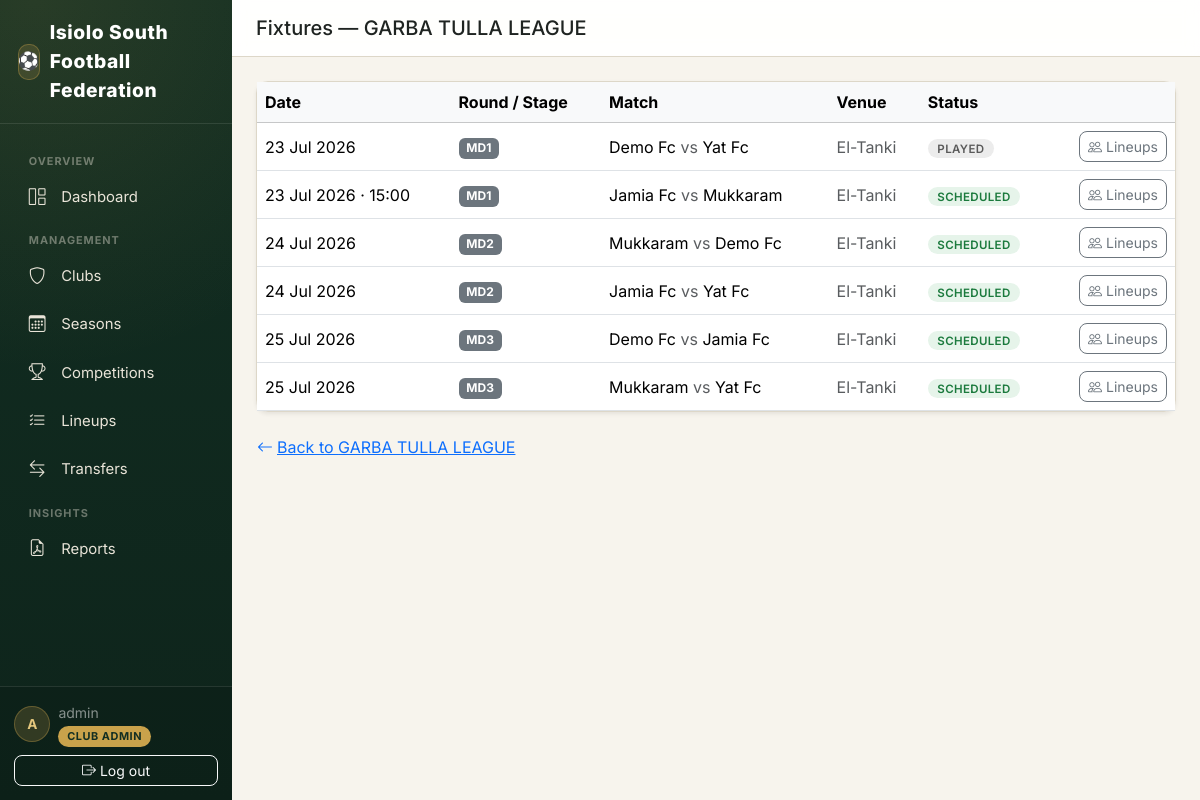
The app's page /fixtures/competition/2/ (signed in), older data.
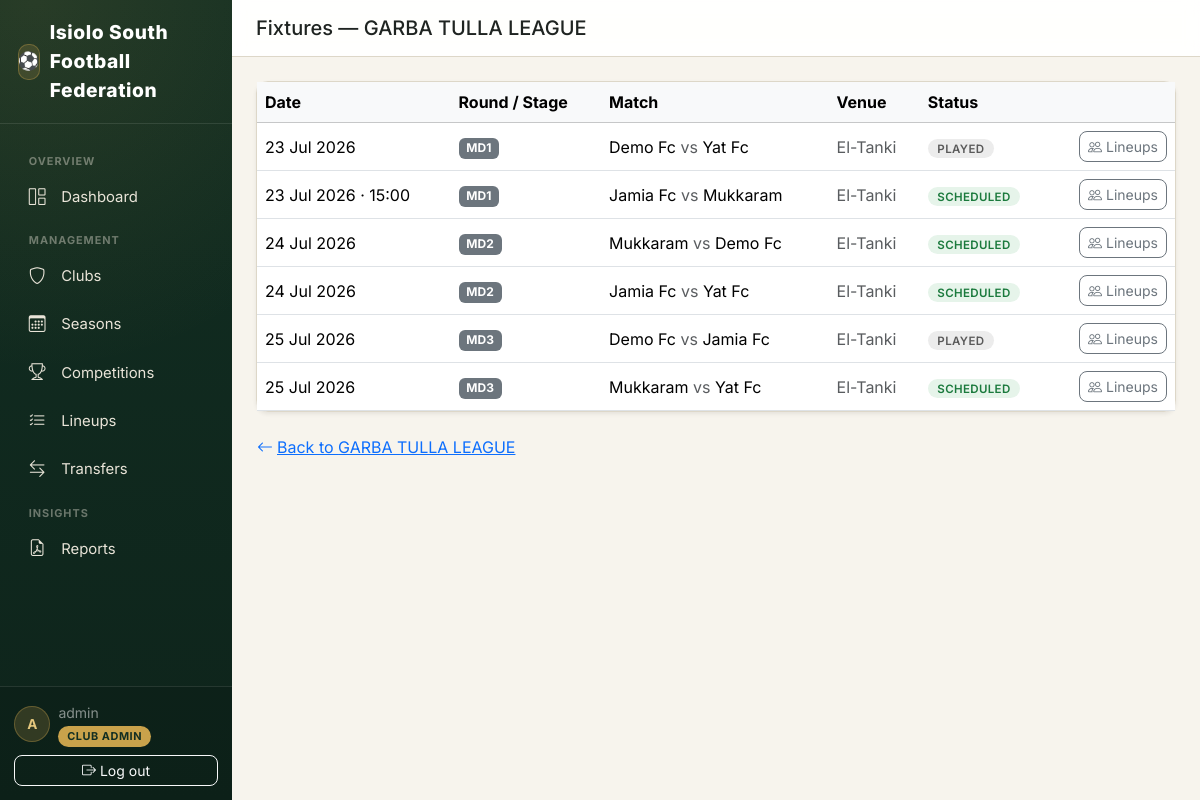
The same page, newer data.
### fixtures/models.py (models this page shows, shortened)
class Fixture(models.Model):
    class Status(models.TextChoices):
        SCHEDULED = "SCHEDULED", "Scheduled"
        PLAYED = "PLAYED", "Played"
        POSTPONED = "POSTPONED", "Postponed"
        CANCELLED = "CANCELLED", "Cancelled"
    class Leg(models.IntegerChoices):
        FIRST = 1, "First leg"
        SECOND = 2, "Second leg"
    competition = models.ForeignKey(Competition, on_delete=models.CASCADE, related_name="fixtures")
    group = models.ForeignKey(
        Group, on_delete=models.CASCADE, null=True, blank=True, related_name="fixtures",
        help_text="Set only for group-stage fixtures within a Group + Knockout competition.",
    )
    knockout_fixture = models.OneToOneField(
        KnockoutFixture, on_delete=models.CASCADE, null=True, blank=True, related_name="match",
        help_text="Set only when this fixture fulfils a knockout bracket slot.",
    )
    home_team = models.ForeignKey(
        CompetitionTeam, on_delete=models.CASCADE, related_name="home_fixtures"
    )
    away_team = models.ForeignKey(
        CompetitionTeam, on_delete=models.CASCADE, related_name="away_fixtures"
    )
    round_number = models.PositiveSmallIntegerField(
        null=True, blank=True, help_text="League/group round number, e.g. Matchday 1, 2, 3..."
    )
    leg = models.PositiveSmallIntegerField(choices=Leg.choices, default=Leg.FIRST)
    match_date = models.DateField(null=True, blank=True)
    kickoff_time = models.TimeField(null=True, blank=True)
    venue = models.CharField(max_length=150, blank=True)
    status = models.CharField(max_length=20, choices=Status.choices, default=Status.SCHEDULED)
    created_at = models.DateTimeField(auto_now_add=True)
    class Meta:
        ordering = ["match_date", "kickoff_time", "id"]
    @property
    def is_knockout(self):
        return self.knockout_fixture_id is not None
    @property
    def is_group_stage(self):
        return self.group_id is not None

### competitions/models.py (models this page shows, shortened)
class CompetitionTeam(models.Model):
    class Status(models.TextChoices):
        ENTERED = "ENTERED", "Entered"
        WITHDRAWN = "WITHDRAWN", "Withdrawn"
        DISQUALIFIED = "DISQUALIFIED", "Disqualified"
    competition = models.ForeignKey(Competition, on_delete=models.CASCADE, related_name="entered_teams")
    club = models.ForeignKey(Club, on_delete=models.CASCADE, related_name="competition_entries")
    status = models.CharField(max_length=20, choices=Status.choices, default=Status.ENTERED)
    entered_at = models.DateTimeField(auto_now_add=True)
    class Meta:
        unique_together = ("competition", "club")
        ordering = ["club__name"]

### clubs/models.py (models this page shows, shortened)
class Club(models.Model):
    class Status(models.TextChoices):
        PENDING = "PENDING", "Pending Approval"
        ACTIVE = "ACTIVE", "Active"
        SUSPENDED = "SUSPENDED", "Suspended"
        INACTIVE = "INACTIVE", "Inactive"
    name = models.CharField(max_length=150, unique=True)
    logo = models.ImageField(upload_to="club_logos/", blank=True, null=True)
    ward = models.CharField(max_length=100, help_text="Administrative ward the club represents.")
    registration_number = models.CharField(max_length=50, unique=True)
    home_ground = models.CharField(max_length=150, blank=True)
    contact_name = models.CharField(max_length=100, blank=True)
    contact_phone = models.CharField(max_length=20, blank=True)
    contact_email = models.EmailField(blank=True)
    status = models.CharField(max_length=20, choices=Status.choices, default=Status.PENDING)
    created_at = models.DateTimeField(auto_now_add=True)
    updated_at = models.DateTimeField(auto_now=True)
    class Meta:
        ordering = ["name"]

### fixtures/views.py (the view)
# urls.py: path("competition/<int:competition_pk>/", views.fixture_list, name="list"),
@login_required
def fixture_list(request, competition_pk):
    competition = get_object_or_404(Competition, pk=competition_pk)
    fixtures = (
        competition.fixtures.select_related("home_team__club", "away_team__club", "group", "knockout_fixture__round")
        .order_by("match_date", "kickoff_time")
    )
    return render(
        request,
        "fixtures/fixture_list.html",
        {"competition": competition, "fixtures": fixtures},
    )

### accounts/models.py (called while the page is built)
    @property
    def is_super_admin(self):
        return self.role == self.Role.SUPER_ADMIN

    @property
    def is_subcounty_admin(self):
        return self.role == self.Role.SUBCOUNTY_ADMIN

### fixtures/templates/fixtures/fixture_list.html (shortened to what this page needs)
{% extends "base.html" %}
{% block page_title %}Fixtures — {{ competition.name }}{% endblock %}
{% block content %}
{% if not fixtures %}
<div class="card shadow-sm p-5 text-center text-muted">
    <i class="bi bi-calendar-event fs-1 mb-2"></i>
    <p class="mb-0">No fixtures yet.</p>
    {% if user.is_super_admin or user.is_subcounty_admin %}
        <p class="small mt-2">
            {% if competition.competition_type == 'LEAGUE' %}
                Go back to the competition page and use <strong>Generate fixtures</strong>.
            {% else %}
                Set up groups/knockout rounds from the competition page first.
            {% endif %}
        </p>
    {% endif %}
</div>
{% else %}
<div class="card shadow-sm">
    <table class="table table-hover align-middle mb-0">
        <thead class="table-light">
            <tr>
                <th>Date</th>
                <th>Round / Stage</th>
                <th>Match</th>
                <th>Venue</th>
                <th>Status</th>
                <th></th>
            </tr>
        </thead>
        <tbody>
        {% for fx in fixtures %}
            <tr>
                <td>{{ fx.match_date|date:"d M Y"|default:"TBD" }}{% if fx.kickoff_time %} · {{ fx.kickoff_time|time:"H:i" }}{% endif %}</td>
                <td>
                    {% if fx.is_knockout %}
                        <span class="badge text-bg-secondary">{{ fx.knockout_fixture.round.get_name_display }}</span>
                    {% elif fx.is_group_stage %}
                        <span class="badge text-bg-secondary">{{ fx.group.name }} · MD{{ fx.round_number }}</span>
                    {% else %}
                        <span class="badge text-bg-secondary">MD{{ fx.round_number }}{% if fx.leg == 2 %} (2nd leg){% endif %}</span>
                    {% endif %}
                </td>
                <td>{{ fx.home_team.club.name }} <span class="text-muted">vs</span> {{ fx.away_team.club.name }}</td>
                <td class="text-muted">{{ fx.venue|default:"—" }}</td>
                <td><span class="status-pill status-{% if fx.status == 'PLAYED' %}INACTIVE{% elif fx.status == 'SCHEDULED' %}ACTIVE{% else %}SUSPENDED{% endif %}">{{ fx.get_status_display }}</span></td>
                <td class="text-end">
                    <div class="d-flex gap-1 justify-content-end">
                        <a href="{% url 'lineups:fixture_lineups' fx.pk %}"
                           class="btn btn-sm btn-outline-secondary"
                           title="View / Submit Lineups">
                            <i class="bi bi-people me-1"></i>Lineups
                        </a>
                    </div>
                </td>
            </tr>
        {% endfor %}
        </tbody>
    </table>
</div>
{% endif %}
<a href="{% url 'competitions:detail' competition.pk %}" class="btn btn-link mt-3 ps-0">
    <i class="bi bi-arrow-left me-1"></i>Back to {{ competition.name }}
</a>
{% endblock %}

Row changes from the older to the newer data that the page shows:
changed Fixture (number 5 of 6 on the later page): status "SCHEDULED" → "PLAYED"
